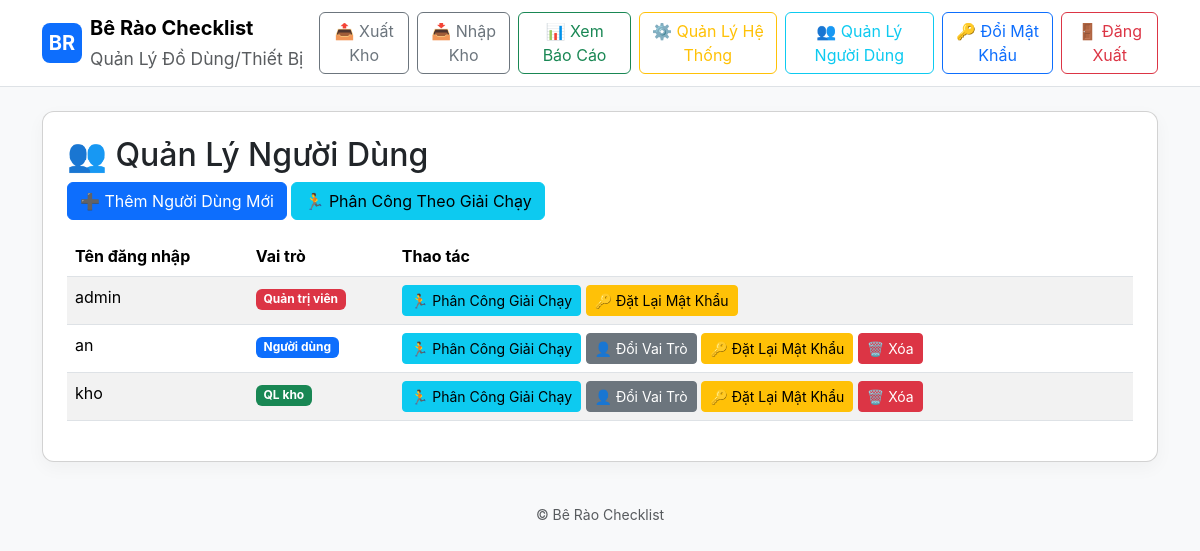
The app's page /admin/users (signed in) with its own data.
### models.py (models this page shows, shortened)
class User(db.Model):
    id = db.Column(db.Integer, primary_key=True)
    username = db.Column(db.String(100), unique=True, nullable=False)
    password_hash = db.Column(db.String(255), nullable=False)
    role = db.Column(db.String(20), default='user')  # 'admin', 'user', or 'storekeeper'
    assigned_marathons = db.relationship('Marathon', secondary=user_marathon, backref='assigned_users')

### app.py (the view)
@app.route('/admin/users')
@admin_required
def admin_users():
    user = get_current_user()
    users = User.query.order_by(User.username).all()
    return render_template('admin_users.html', users=users, user=user)

### app.py (called while the page is built)
def admin_required(f):
    @wraps(f)
    def decorated_function(*args, **kwargs):
        if not session.get('user_id'):
            flash('Vui lòng đăng nhập để truy cập trang này.', 'warning')
            return redirect(url_for('login'))
        user = User.query.get(session['user_id'])
        if not user or user.role != 'admin':
            flash('Bạn không có quyền truy cập trang này.', 'danger')
            return redirect(url_for('index'))
        return f(*args, **kwargs)
    return decorated_function

def get_current_user():
    if session.get('user_id'):
        return User.query.get(session['user_id'])
    return None

### templates/admin_users.html (shortened to what this page needs)
{% extends "base.html" %}
{% block content %}
<div class="card p-4">
  <h2>👥 Quản Lý Người Dùng</h2>
  <div class="mb-3">
    <a href="{{ url_for('admin_add_user') }}" class="btn btn-primary">➕ Thêm Người Dùng Mới</a>
    <a href="{{ url_for('admin_marathon_users') }}" class="btn btn-info">🏃 Phân Công Theo Giải Chạy</a>
  </div>
  <table class="table table-striped">
    <thead>
      <tr>
        <th>Tên đăng nhập</th>
        <th>Vai trò</th>
        <th>Thao tác</th>
      </tr>
    </thead>
    <tbody>
      {% for u in users %}
      <tr>
        <td>{{ u.username }}</td>
        <td>
          {% if u.role == 'admin' %}
            <span class="badge bg-danger">Quản trị viên</span>
          {% elif u.role == 'storekeeper' %}
            <span class="badge bg-success">QL kho</span>
          {% else %}
            <span class="badge bg-primary">Người dùng</span>
          {% endif %}
        </td>
        <td>
          <a href="{{ url_for('admin_user_marathons', user_id=u.id) }}" class="btn btn-sm btn-info">🏃 Phân Công Giải Chạy</a>
          {% if u.id != user.id %}
          <a href="{{ url_for('admin_change_user_role', user_id=u.id) }}" class="btn btn-sm btn-secondary">👤 Đổi Vai Trò</a>
          {% endif %}
          <a href="{{ url_for('admin_reset_password', user_id=u.id) }}" class="btn btn-sm btn-warning">🔑 Đặt Lại Mật Khẩu</a>
          {% if u.id != user.id %}
          <form method="POST" action="{{ url_for('admin_delete_user', user_id=u.id) }}" style="display:inline;" onsubmit="return confirm('Bạn có chắc muốn xóa người dùng {{ u.username }}?');">
            <button type="submit" class="btn btn-sm btn-danger">🗑️ Xóa</button>
          </form>
          {% endif %}
        </td>
      </tr>
      {% endfor %}
    </tbody>
  </table>
</div>
{% endblock %}

### static/style.css (style rules this page uses)
body { font-family:Inter, system-ui, -apple-system, 'Segoe UI', Roboto, 'Helvetica Neue', Arial }
.card { border-radius:12px;box-shadow:0 6px 18px rgba(10,20,30,0.04) }

### records on screen
User: username "admin", role "Quản trị viên"
User: username "an", role "Người dùng"
User: username "kho", role "QL kho"
